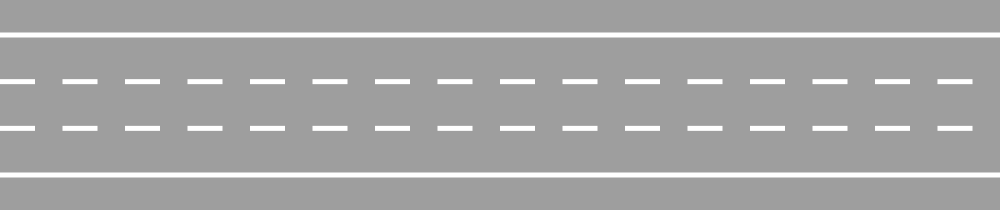
#> input picture temp/road_temp.png, 2000 x 420 px (shown at 1/2 size)
$ python extract_from_gif.py temp/road_temp.png
#> lines starting #> are read from the running program, lines starting #| are printed output that depends on the picture; after the words box and inside, x2 and y2 are one past the last pixel; in counts of white or black regions, pixels touching at a corner belong together
#!/usr/bin/env python3
# -*- coding: utf-8 -*-
"""
从用户提供的GIF/PNG图片自动提取车辆和摄像头素材
"""

import cv2
import numpy as np
from pathlib import Path
import sys


def extract_assets_from_image(image_path):
    """从图片提取素材"""
#> called with image_path = 'temp/road_temp.png'

    print("="*60)
    print("正在提取素材...")
    print("="*60)

    # 读取图片
    img = cv2.imread(str(image_path))
#> img is the input picture: shape (420, 2000, 3); min 158, max 255, mean 165.2
    if img is None:
        print(f"❌ 无法读取图片: {image_path}")
        return False

    print(f"✓ 图片尺寸: {img.shape[1]}x{img.shape[0]} 像素")
#| ✓ 图片尺寸: 2000x420 像素

    # 创建输出目录
    output_dir = Path("vehicle_assets")
    output_dir.mkdir(exist_ok=True)

    # 保存原图作为参考
    cv2.imwrite(str(output_dir / "original.png"), img)
    print(f"✓ 原图已保存: {output_dir}/original.png")

    # 转换为HSV
    hsv = cv2.cvtColor(img, cv2.COLOR_BGR2HSV)
#> hsv: shape (420, 2000, 3); mean H, S, V 0, 0, 165.2

    # 1. 提取黄色车辆
    print("\n提取黄色车辆...")
    yellow_lower = np.array([20, 100, 100])
    yellow_upper = np.array([35, 255, 255])
    yellow_mask = cv2.inRange(hsv, yellow_lower, yellow_upper)
#> yellow_mask: shape (420, 2000); every value is 0

    # 形态学处理
    kernel = np.ones((3, 3), np.uint8)
    yellow_mask = cv2.morphologyEx(yellow_mask, cv2.MORPH_CLOSE, kernel)
    yellow_mask = cv2.morphologyEx(yellow_mask, cv2.MORPH_OPEN, kernel)

    # 找到车辆轮廓
    contours, _ = cv2.findContours(yellow_mask, cv2.RETR_EXTERNAL, cv2.CHAIN_APPROX_SIMPLE)
#> contours = []

    vehicle_count = 0
    for i, contour in enumerate(contours):
        area = cv2.contourArea(contour)
        if area > 150:  # 过滤小噪点
            x, y, w, h = cv2.boundingRect(contour)

            # 提取车辆（带边距）
            margin = 2
            x1 = max(0, x - margin)
            y1 = max(0, y - margin)
            x2 = min(img.shape[1], x + w + margin)
            y2 = min(img.shape[0], y + h + margin)

            vehicle_roi = img[y1:y2, x1:x2].copy()

            # 保存
            output_path = output_dir / f"vehicle_{vehicle_count}.png"
            cv2.imwrite(str(output_path), vehicle_roi)
            print(f"  ✓ 车辆 {vehicle_count}: {w}x{h} px → {output_path}")
            vehicle_count += 1
#> this loop made 0 passes
#> after the loop, vehicle_count = 0

    # 2. 提取黑色摄像头
    print("\n提取黑色摄像头...")

    # 黑色范围（更宽松）
    black_lower = np.array([0, 0, 0])
    black_upper = np.array([180, 255, 100])
    black_mask = cv2.inRange(hsv, black_lower, black_upper)

    # 形态学处理
    black_mask = cv2.morphologyEx(black_mask, cv2.MORPH_CLOSE, kernel)

    # 找到摄像头轮廓
    contours, _ = cv2.findContours(black_mask, cv2.RETR_EXTERNAL, cv2.CHAIN_APPROX_SIMPLE)

    camera_count = 0
    for i, contour in enumerate(contours):
        area = cv2.contourArea(contour)
        if 200 < area < 4000:  # 摄像头大小范围
            x, y, w, h = cv2.boundingRect(contour)

            # 长宽比检查
            aspect_ratio = w / h if h > 0 else 0
            if 0.5 < aspect_ratio < 3.0:
                # 提取摄像头
                margin = 2
                x1 = max(0, x - margin)
                y1 = max(0, y - margin)
                x2 = min(img.shape[1], x + w + margin)
                y2 = min(img.shape[0], y + h + margin)

                camera_roi = img[y1:y2, x1:x2].copy()

                # 保存
                output_path = output_dir / f"camera_{camera_count}.png"
                cv2.imwrite(str(output_path), camera_roi)
                print(f"  ✓ 摄像头 {camera_count}: {w}x{h} px → {output_path}")
                camera_count += 1
#> after the loop, camera_count = 0

    # 3. 创建干净的道路背景模板（6个区域，每个3车道）
    print("\n创建道路背景...")

    # 提取灰色道路区域
    gray_lower = np.array([0, 0, 60])
    gray_upper = np.array([180, 50, 140])
    road_mask = cv2.inRange(hsv, gray_lower, gray_upper)

    # 提取白色车道线
    white_lower = np.array([0, 0, 180])
    white_upper = np.array([180, 50, 255])
    white_mask = cv2.inRange(hsv, white_lower, white_upper)
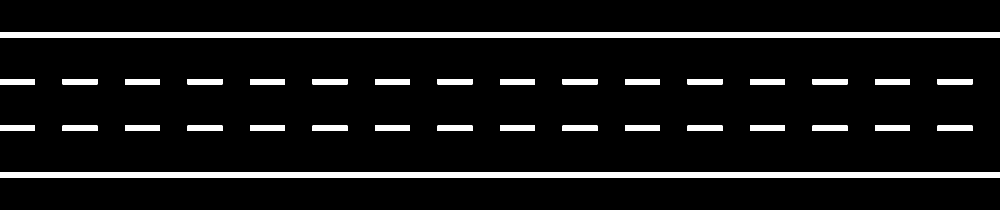
#> white_mask: shape (420, 2000) (shown at 1/2 size); 7.7% white; 34 white regions, largest, box (x1, y1, x2, y2) and area: (0, 65, 2000, 75) 20000, (0, 345, 2000, 355) 20000, (0, 158, 70, 169) 770

    # 合并
    combined_mask = cv2.bitwise_or(road_mask, white_mask)
    road_bg = cv2.bitwise_and(img, img, mask=combined_mask)
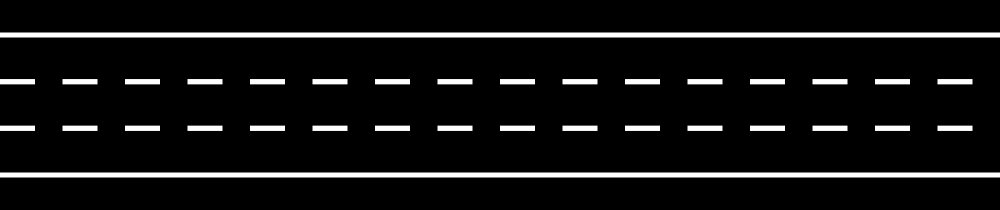
#> road_bg: shape (420, 2000, 3) (shown at 1/2 size); min 0, max 255, mean 19.4

    cv2.imwrite(str(output_dir / "road_background.png"), road_bg)
    print(f"  ✓ 道路背景: {output_dir}/road_background.png")

    # 保存掩码用于调试
    cv2.imwrite(str(output_dir / "debug_yellow_mask.png"), yellow_mask)
    cv2.imwrite(str(output_dir / "debug_black_mask.png"), black_mask)

    print("\n" + "="*60)
    print(f"✓ 提取完成！共提取 {vehicle_count} 个车辆, {camera_count} 个摄像头")
#| ✓ 提取完成！共提取 0 个车辆, 0 个摄像头
    print(f"输出目录: {output_dir}/")
    print("="*60)

    return True


def main():
    """主函数"""

    print("\n车辆轨迹素材提取工具\n")

    # 检查是否有命令行参数
    if len(sys.argv) > 1:
        image_path = sys.argv[1]
    else:
        # 询问用户
        print("请提供图片路径（支持拖拽）：")
        image_path = input("> ").strip().strip("'\"")

    if not Path(image_path).exists():
        print(f"\n❌ 文件不存在: {image_path}")
        print("\n提示：您可以将图片拖入终端窗口")
        return 1

    # 提取素材
    success = extract_assets_from_image(image_path)

    if success:
        print("\n✓ 素材提取成功！现在可以运行编辑器了：")
        print("   python3 vehicle_editor_with_assets.py")
        return 0
    else:
        print("\n❌ 素材提取失败")
        return 1


if __name__ == '__main__':
    sys.exit(main())
#> (the program exits here)
